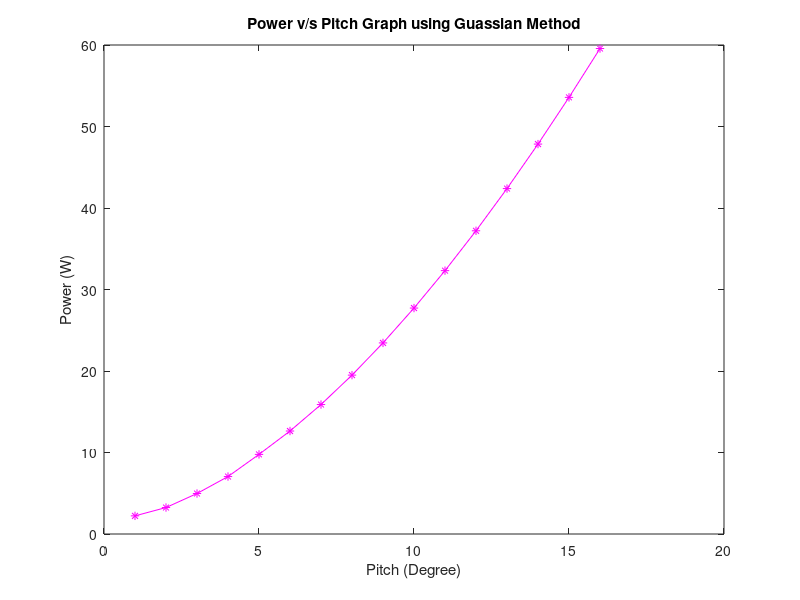

Write MATLAB code to recreate this figure.
R = 0.355;       %meters
c = 0.032;       %meters
N_b = 2;         %Number of blades per rotor
RPM = 1500; 
omega = RPM*(2*pi)/60;    %radian/sec

rho = 1.225;      %kg/m^3
cl_ap = 5.73;
cd_0 = 0.01;

sigma = (N_b * c)/(pi*R);
cd = cd_0;
P = 0;
T = 0;
k = 1.15;
lambda = 0;

zeta=[-0.9491079123; -0.7415311855; -0.4058451513; 0.0;
0.4058451513; 0.7415311855; 0.9491079123];

w=[0.1294849661; 0.2797053914; 0.3818300505; 0.4179591836;
0.3818300505; 0.2797053914; 0.1294849661];

Index=1:7; 
a = 0;
b = 1;
c1 = (b+a)/2;       
c2 = (b-a)/2;

for j = 1:16
    theta(j) = j*pi/180;
    ct = 0;
    cq = 0;
    
    cq = @(x)(((((k*sigma.*cl_ap./16).*(sqrt(1+((32.*theta(j).*x)./(sigma.*cl_ap)))-1))./2).*sigma.*cl_ap.*((theta(j).*(x))-(((sigma.*cl_ap./16).*(sqrt(1+((32.*theta(j).*x)./(sigma.*cl_ap)))-1)).*x)))+(0.5.*sigma.*cd.*x.^3));
    ct = @(x)(0.5.*sigma.*cl_ap.*((theta(j).*(x))-(((sigma.*cl_ap./16).*(sqrt(1+((32.*theta(j).*x)./(sigma.*cl_ap)))-1)).*x)));
    
    CT = c2*sum(w(Index).*ct(c2.*(zeta(Index)+c1)));
    CQ = c2*sum(w(Index).*cq(c2.*(zeta(Index)+c1)));
    
    T(j) = CT * rho * (pi*R^2) * (omega*R)^2;
    P(j) = CQ * rho * (pi*R^2) * (omega*R)^3;
    
end

plot(theta*180/pi,T,'-*','Color','magenta')
title('Thrust v/s Pitch Graph using Guassian Method')
xlabel('Pitch (Degree)')
ylabel('Thrust (N)')

plot(theta*180/pi,P,'-*','Color','magenta')
title('Power v/s Pitch Graph using Guassian Method')
xlabel('Pitch (Degree)')
ylabel('Power (W)')